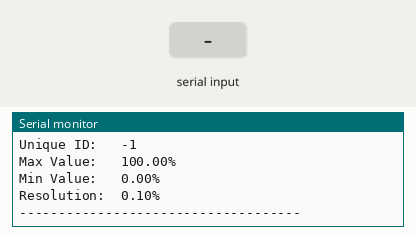
The sketch below on a simulated Arduino Uno, built with avr-gcc and run on an emulated ATmega328P. On the bench: the last lines printed to the serial monitor. Inputs (shaded band) come from the test bench.

Above: at 1.5 s.
1.6 s: "1" received over Serial
At 3.0 s:
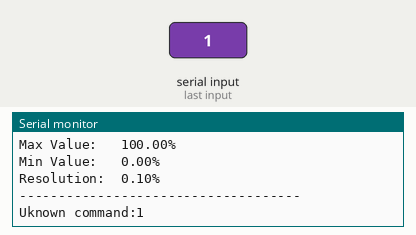
4.1 s: "0" received over Serial
At 5.5 s:
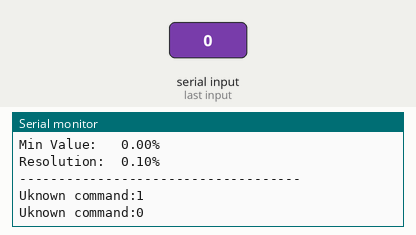
5.6 s: "2" received over Serial
At 7.2 s:
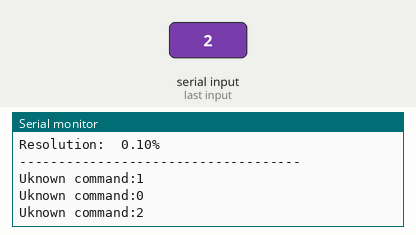

Measured:
- after the input at 1.6 s, the serial monitor: prints a new line after 1.0 s (image 1)
- after the input at 4.1 s, the serial monitor: prints a new line after 1.0 s (image 2)
- after the input at 5.6 s, the serial monitor: prints a new line after 1.0 s (image 3)

The sketch:

read_dht22.ino
```cpp
#include <Adafruit_Sensor.h>
#include <DHT.h>
#include <DHT_U.h>
#include "lowpower.h"

#define DHTPIN 2     // Digital pin connected to the DHT sensor
// Feather HUZZAH ESP8266 note: use pins 3, 4, 5, 12, 13 or 14 --
// Pin 15 can work but DHT must be disconnected during program upload.

// Uncomment the type of sensor in use:
#define DHTTYPE    DHT22     // DHT 22 (AM2302)


// See guide for details on sensor wiring and usage:
//   https://learn.adafruit.com/dht/overview

DHT_Unified dht(DHTPIN, DHTTYPE);

uint32_t delayMS;

unsigned int sample_number = 1;


void setup() {
  Serial.begin(9600);
  // Initialize device.
  dht.begin();
  Serial.println(F("DHTxx Unified Sensor Example"));
  // Print temperature sensor details.
  sensor_t sensor;
  dht.temperature().getSensor(&sensor);
  Serial.println(F("------------------------------------"));
  Serial.println(F("Temperature Sensor"));
  Serial.print  (F("Sensor Type: ")); Serial.println(sensor.name);
  Serial.print  (F("Driver Ver:  ")); Serial.println(sensor.version);
  Serial.print  (F("Unique ID:   ")); Serial.println(sensor.sensor_id);
  Serial.print  (F("Max Value:   ")); Serial.print(sensor.max_value); Serial.println(F("°C"));
  Serial.print  (F("Min Value:   ")); Serial.print(sensor.min_value); Serial.println(F("°C"));
  Serial.print  (F("Resolution:  ")); Serial.print(sensor.resolution); Serial.println(F("°C"));
  Serial.println(F("------------------------------------"));
  // Print humidity sensor details.
  dht.humidity().getSensor(&sensor);
  Serial.println(F("Humidity Sensor"));
  Serial.print  (F("Sensor Type: ")); Serial.println(sensor.name);
  Serial.print  (F("Driver Ver:  ")); Serial.println(sensor.version);
  Serial.print  (F("Unique ID:   ")); Serial.println(sensor.sensor_id);
  Serial.print  (F("Max Value:   ")); Serial.print(sensor.max_value); Serial.println(F("%"));
  Serial.print  (F("Min Value:   ")); Serial.print(sensor.min_value); Serial.println(F("%"));
  Serial.print  (F("Resolution:  ")); Serial.print(sensor.resolution); Serial.println(F("%"));
  Serial.println(F("------------------------------------"));
  // Set delay between sensor readings based on sensor details.
  delayMS = sensor.min_delay / 1000;
}


void print_measurements() {
  char buffer[100];

   // Get temperature event and print its value.
  sensors_event_t temp_event, humid_event;

  // Read temp
  dht.temperature().getEvent(&temp_event);
  bool read_temp = !isnan(temp_event.temperature);

  // Read humidity
  dht.humidity().getEvent(&humid_event);
  bool read_humid = !isnan(humid_event.relative_humidity);

  if (read_humid && read_temp) {
    // OK
    char str_temp[20], str_humid[20];
    dtostrf(temp_event.temperature,4,2,str_temp);
    dtostrf(humid_event.relative_humidity, 4,2,str_humid);
    sprintf(buffer,"%s %s %u", str_temp, str_humid, sample_number);
    Serial.println(buffer);
    sample_number++;
  } else {
    sprintf(buffer,"Unable ro read values: read_temp:%d, read_humid:%d",read_temp,read_humid);
    Serial.println(buffer);
  }

}
void loop() {

  char buffer[100] = {0};

  // Delay is by default 1000ms
  int bytes_read = Serial.readBytes(buffer, 100);
  if (bytes_read > 0) {
      if (!strcmp(buffer,"READ\n") || !strcmp(buffer,"read\n")) {
        print_measurements();
      } else if (!strcmp(buffer,"PING\n") || !strcmp(buffer,"ping\n")) {
          Serial.print("PING\n");
      } else if ( !strcmp(buffer,"SAMPLE_NUMBER\n") || !strcmp(buffer,"sample_number\n")) {
          char tmp[20];
          sprintf(tmp, "%u",sample_number);
          Serial.println(tmp);
      } else if ( !strcmp(buffer,"MILLIS\n") || !strcmp(buffer,"millis\n")) {
          Serial.println(millis());
      } else {
         // Uknown command...
         char tmp[50]={0};
         snprintf(tmp,50,"Uknown command:%s",buffer);
         Serial.println(tmp);
      }
  }
}
```
